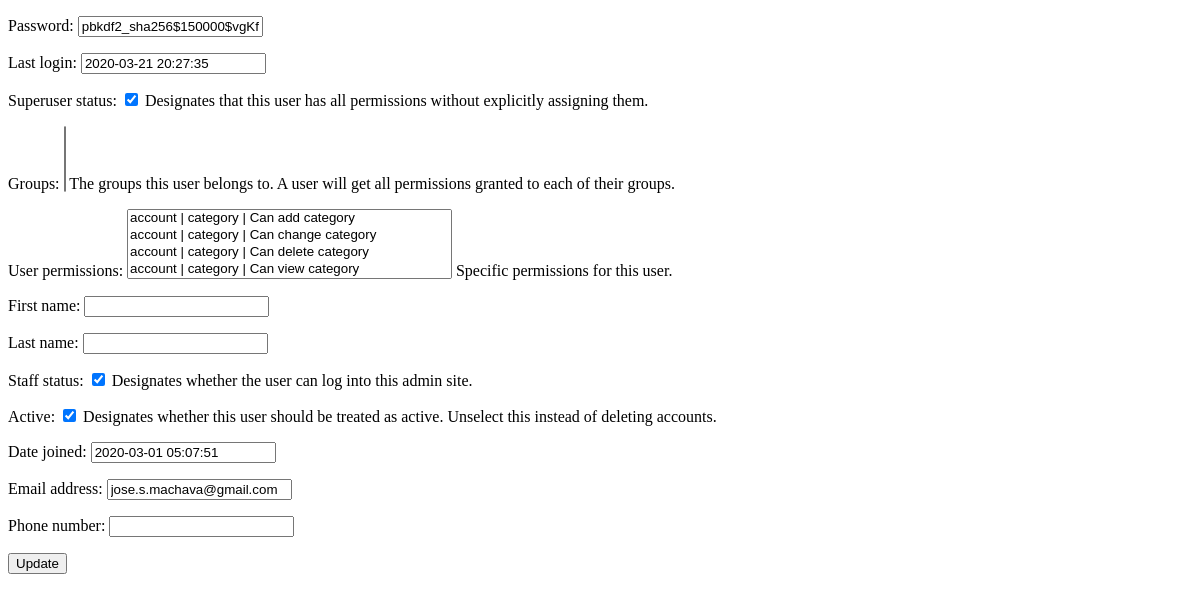
The app's page /dashboard/user/14/update, older data.
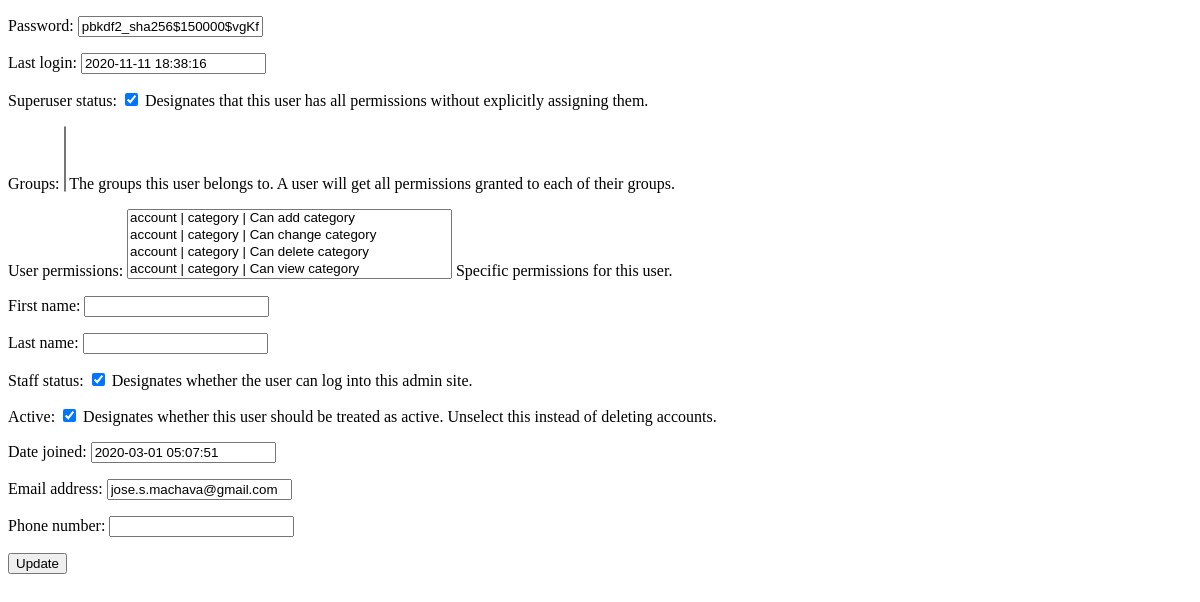
The same page, newer data.
### account/models.py (models this page shows)
class User(AbstractUser):
    username = None
    email = models.EmailField(_('email address'), unique=True)
    phone_regex = RegexValidator(regex=r'^\+?258?\d{9,13}$',
                                 message="O número de telefone deve ser digitado no formato: '+258849293949'. São permitidos até 13 dígitos.")
    phone_number = models.CharField(validators=[phone_regex], max_length=13, blank=True)  # validators should be a list
    USERNAME_FIELD = 'email'
    REQUIRED_FIELDS = []
    objects = UserManager()

### dashboard/views.py (the view, shortened to what this page needs)
# urls.py: path('user/<int:pk>/update', views.UserUpdateView.as_view(),
class UserUpdateView(UpdateView):
    model = User
    template_name = 'dashboard/user/update.html'
    context_object_name = 'user'
    fields = "__all__"

### price/templates/dashboard/user/update.html (shortened to what this page needs)
<!DOCTYPE html>
<html lang="en">
<head>
</head>
<body>
<form method="post">
    {{form.as_p}}
    <button type="submit" class="btn btn-success">Update</button>
</form>
</body>
</html>

Row changes from the older to the newer data that the page shows:
changed User "pbkdf2_sha256$150000$vgKfhSAt1lPi$IEdTcyP40U8BH5SdJQX8oywm3qLsiY3LbZGfinZusqI=": last_login "2020-03-21 20:27:35" → "2020-11-11 18:38:16"
